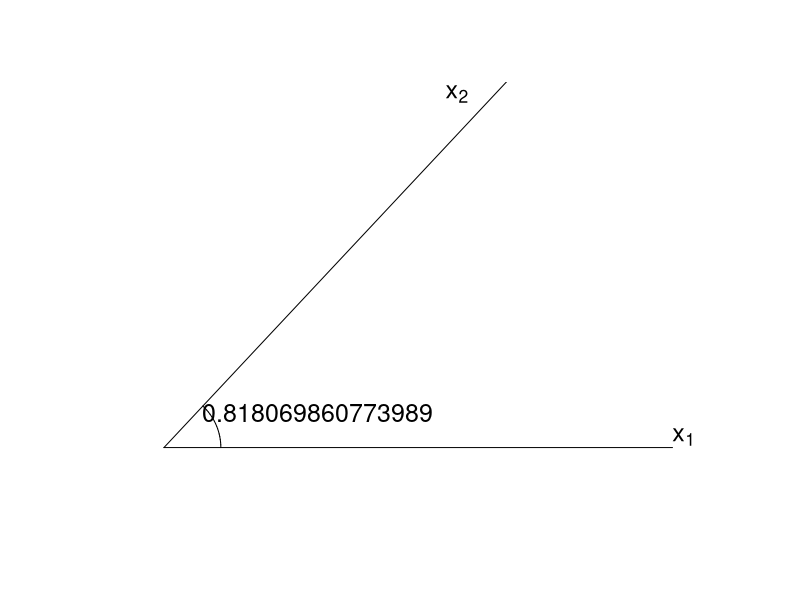

Reproduce this figure in R.
library(plotrix)
library(zeallot)

set.seed(1)
data_generation <- function () {
      n=100
      xx1=rnorm(n)
      xx2=(xx1+rnorm(n))/sqrt(2)
      yy=xx1+xx2/2+rnorm(n)/5

      x1 <<- xx1-mean(xx1)
      x2 <<- xx2-mean(xx2)
      y <<- yy-mean(yy)
}
data_generation()
dotproduct <- function(vector1, vector2) {
  return(sum(vector1 * vector2))
}

vector_length <- function(vector) {
  return(sqrt(dotproduct(vector, vector)))
}

angle <- function(vector1, vector2) {
  return(acos(dotproduct(vector1, vector2) / (vector_length(vector1) * vector_length(vector2))))
}

cat("The arcos value(angle) between x1 and x2 is : ", angle(x1, x2))

# Creates empty plot and variables
plot(1,type="n",axes=F,xlim=c(-1,10),ylim=c(-1,10),xlab="",ylab="")

# pseudo_X1
pseudo_x1 = c(vector_length(x1), 0)
# arrows(0,0,pseudo_x1[1],pseudo_x1[2])
draw.radial.line(0, pseudo_x1[1], center = c(0,0))
text(pseudo_x1[1] + 0.2, pseudo_x1[2] + 0.3, expression(x[1]),cex=1.5)

# pseudo_X2
pseudo_x2 = c(4.15, 8.6)
draw.radial.line(0,vector_length(x2),center=c(0,0), angle = angle(x1, x2))
# arrows(0,0, pseudo_x2[1], pseudo_x2[2] )
text(pseudo_x2[1] + 1, pseudo_x2[2] + 1.5, expression(x[2]),cex=1.5)

# drawing arc
draw.arc(0,0,1, angle2 = angle(x1, x2))
text(2.7,1, angle(x1,x2),cex=1.5)


# 알고리듬
data_generation()

# bind as matrix for operations
X <- cbind(x1, x2)

# maintain dimensions
c(n, p) %<-% dim(X)

# initial residual and beta
residual <- y
beta <- rep(0, p+1)
threshold <- 0.000001

# Count iterations
n_iterations <- 0

# Iterate until convergence
while (abs(cor(residual, x1)) > threshold | abs(cor(residual, x2)) > threshold) {
  if (abs(cor(residual, x1)) > abs(cor(residual, x2))){
    model <- lm(residual~x1)
    beta <- beta + c(model$coefficients[1], model$coefficients[2], 0)
    y_fit <- beta[1] + beta[2] * x1 + beta[3] * x2
    residual <- y - y_fit
  } else {
    model <- lm(residual~x2)
    beta <- beta + c(model$coefficients[1], 0, model$coefficients[2])
    y_fit <- beta[1] + beta[2] * x1 + beta[3] * x2
    residual <- y - y_fit
  }
  n_iterations <- n_iterations + 1
}
cat('Total iteration: ', n_iterations, '\n')
cat('Intercept: ', beta[1], ', beta_1: ', beta[2], ', beta_2: ', beta[3])
